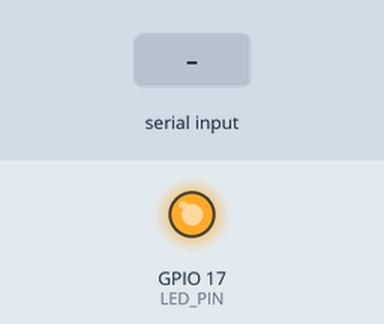
Bench run of a program on a simulated Raspberry Pi (BCM pin numbers). On the bench: output pins drawn as LEDs (lit = HIGH). Inputs (shaded band) come from the test bench. Threads take turns every 2 ms; what the program prints to the terminal is not drawn. At 9.4 s the program stops and its outputs stay as they are.

Above: at 3.2 s.
3.3 s: "bwd" typed at the terminal, then Enter
4.8 s: "q\n" received over the second serial link
6.3 s: "fwd" typed at the terminal, then Enter
7.8 s: "bwd\n" received over the second serial link
9.3 s: "q" typed at the terminal, then Enter
At 9.7 s:
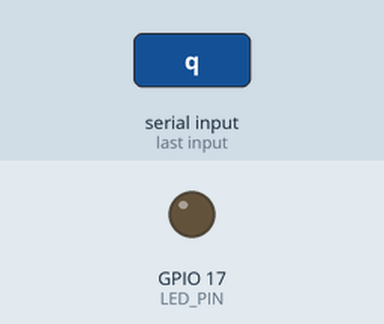
Timing chart, 0 to 10.9 s (numbered marks = the images above; inputs shaded):
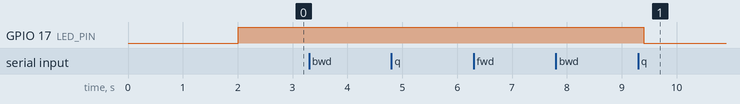

Measured:
- after the input at 3.3 s, every drawn part: stays the same
- after the input at 4.8 s, every drawn part: stays the same
- after the input at 6.3 s, every drawn part: stays the same
- after the input at 7.8 s, every drawn part: stays the same
- after the input at 9.3 s, GPIO 17 (LED_PIN): HIGH → LOW after 0.10 s

The program:

serial_bridge.py
```python
#!/usr/bin/env python3
"""
rpi/serial_bridge.py — M2: RPi → ESP32 Serial Köprüsü

Kullanım:
  python3 serial_bridge.py

Komutlar (terminal girişi):
  fwd    → <CMD:MOVE,DIR:FWD>
  bwd    → <CMD:MOVE,DIR:BWD>
  left   → <CMD:MOVE,DIR:LEFT>
  right  → <CMD:MOVE,DIR:RIGHT>
  stop   → <CMD:STOP>
  q      → çıkış

GPIO LED (pin 17): ESP32 bağlantısı açıkken ON, kapanınca OFF.
"""

import serial
import time
import sys
import threading

# ── AYARLAR ───────────────────────────────────────────────────────
SERIAL_PORT  = "/dev/ttyUSB0"   # veya /dev/ttyACM0
BAUD_RATE    = 115200
LED_PIN      = 17               # GPIO17 — yayın durumu LED

# Komut kısayolları → ESP32 formatı
KOMUTLAR = {
    "fwd":   "<CMD:MOVE,DIR:FWD>",
    "bwd":   "<CMD:MOVE,DIR:BWD>",
    "left":  "<CMD:MOVE,DIR:LEFT>",
    "right": "<CMD:MOVE,DIR:RIGHT>",
    "stop":  "<CMD:STOP>",
    "s":     "<CMD:STOP>",
}

# ── GPIO (RPi'de çalışıyorsa) ────────────────────────────────────
try:
    import RPi.GPIO as GPIO
    GPIO.setmode(GPIO.BCM)
    GPIO.setup(LED_PIN, GPIO.OUT)
    GPIO.output(LED_PIN, GPIO.LOW)
    GPIO_AKTIF = True
except ImportError:
    print("[UYARI] RPi.GPIO bulunamadi — LED devre disi (gelistirme modu)")
    GPIO_AKTIF = False

def led_ac():
    if GPIO_AKTIF:
        GPIO.output(LED_PIN, GPIO.HIGH)

def led_kapat():
    if GPIO_AKTIF:
        GPIO.output(LED_PIN, GPIO.LOW)

# ── ESP32'DEN GELEN MESAJLARI OKU (arka plan thread) ─────────────
def serial_oku(ser):
    while True:
        try:
            satir = ser.readline().decode("utf-8", errors="ignore").strip()
            if satir:
                print(f"  ← ESP32: {satir}")
        except Exception:
            break

# ── ANA PROGRAM ──────────────────────────────────────────────────
def main():
    print("=" * 45)
    print("  M2 — RPi → ESP32 Serial Köprüsü")
    print("=" * 45)
    print(f"Port: {SERIAL_PORT} | Baud: {BAUD_RATE}")
    print("Komutlar: fwd / bwd / left / right / stop / q")
    print("-" * 45)

    try:
        ser = serial.Serial(SERIAL_PORT, BAUD_RATE, timeout=1)
        time.sleep(2)  # ESP32 reset için bekle
        led_ac()
        print(f"[OK] ESP32 bağlandı — LED ON (GPIO {LED_PIN})\n")
    except serial.SerialException as e:
        print(f"[HATA] Serial port açılamadı: {e}")
        print("  → 'ls /dev/ttyUSB*' veya 'ls /dev/ttyACM*' ile portu kontrol edin")
        sys.exit(1)

    # Okuma thread'i başlat
    t = threading.Thread(target=serial_oku, args=(ser,), daemon=True)
    t.start()

    try:
        while True:
            girdi = input("→ Komut: ").strip().lower()
            if girdi == "q":
                break
            if girdi in KOMUTLAR:
                mesaj = KOMUTLAR[girdi] + "\n"
                ser.write(mesaj.encode())
                print(f"  → ESP32: {mesaj.strip()}")
            else:
                print(f"  [?] Bilinmeyen komut: '{girdi}'")
                print(f"  Geçerli: {', '.join(KOMUTLAR.keys())} | q (çıkış)")
    except KeyboardInterrupt:
        pass
    finally:
        # Temizlik
        ser.write(b"<CMD:STOP>\n")
        time.sleep(0.1)
        ser.close()
        led_kapat()
        if GPIO_AKTIF:
            GPIO.cleanup()
        print("\n[OK] Bağlantı kapatıldı — LED OFF")

if __name__ == "__main__":
    main()
```
